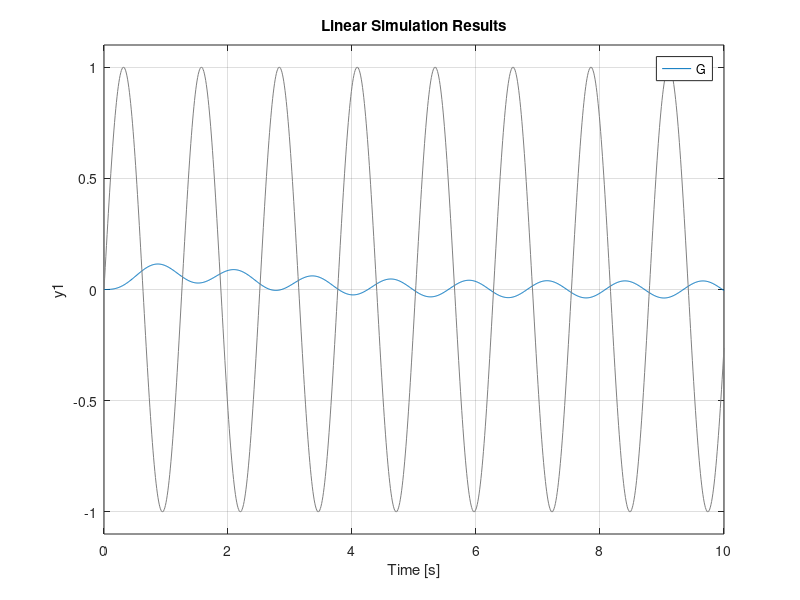

Here is the MATLAB script that generated this plot:
clf
close all
clear all
clc
pkg load control

K = 1;
taua = 0;
tau1 = 1;
tau2 = 1;
a = 1;
w = 5;
t_end = 10;
zeta = (tau1+tau2)/(2*sqrt(tau1*tau2))

num = K*[taua 1];
den = [tau1*tau2 tau1+tau2 1];

G = tf(num,den)

t = 0:0.01:t_end;
u = a*sin(w*t);
lsim(G,u,t)